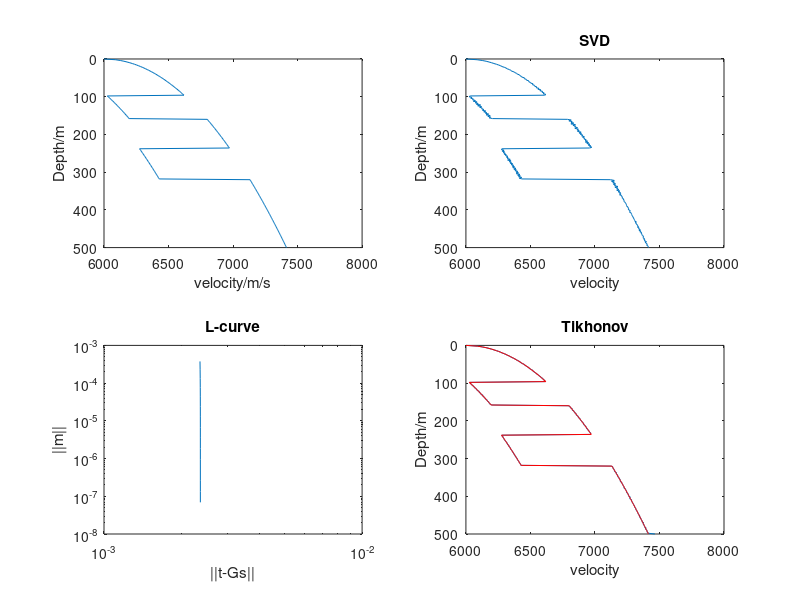

Source code (MATLAB):


%% given
clc
clear all
close all
% VSP problem
% depth discretizing 
depth=linspace(0,500,251);
p=length(depth);
% velocity model
v=(3.0+sqrt(depth)/sqrt(1000))*2000;
v(120:160)=v(120:160)-700;
v(50:80)=v(50:80)-600;
% slowness
s=1./v;
% kernel construction
G=triu(ones(p,p));
deltZ=depth(2)-depth(1);
G=G'*deltZ;
% frist arrival time (data)
t=G*s';
% plot
subplot(2,2,1)
plot(v,depth)
set(gca,'ydir','reverse')
xlabel('velocity/m/s')
ylabel('Depth/m')

%% SVD-method
mm=mean(t);
stndrd=mm*0.000002;
t_noisy=t+(stndrd*randn(length(t),1));

 [u1 s1 v1]=svd(G);% pp=rank(G);
 sss=s1(1:245,1:245);
 uuu=u1(:,1:245);
 vvv=v1(:,1:245);
 SS=inv(sss);
 UU=uuu';
 GG=(vvv*SS*UU);
 m_est.svd=GG*t_noisy;
 vv=1./m_est.svd;
 subplot(2,2,2)
 plot(vv,depth)
 set(gca,'ydir','reverse')
 xlabel('velocity')
 ylabel('Depth/m')
 title('SVD')

%% Tikhonov-method
%calculation of optimum alpha__L-curve
alpha=logspace(-3,1,15);

for i=1:length(alpha)
m_tknv(:,i)=(G'*G+alpha(i)*eye(size(G,2)))\(G'*t_noisy);
N1(i)=norm(m_tknv(:,i));
N2(i)=norm(t_noisy-(G*m_tknv(:,i)));

end
 

subplot(2,2,3)
loglog(N1,N2)
xlabel('||t-Gs||')
ylabel('||m||')
title('L-curve')



% opt_alphaa=alpha(6);  %optimum alpha--from L-curve
% S_tknv=((G'.*G)+(opt_alphaa.*eye)).*(G'.*t);
m_est=m_tknv(:,6);
subplot(2,2,4)
plot(1./m_est,depth)
hold on
plot(v,depth,'r')
set(gca,'ydir','reverse')
xlabel('velocity')
ylabel('Depth/m')
title('Tikhonov')
